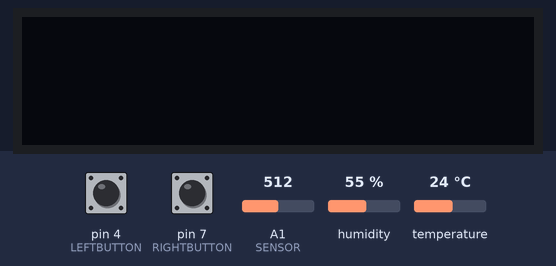
The sketch below on a simulated Arduino Uno, built with avr-gcc and run on an emulated ATmega328P. Shown: 128×32 one-colour display. Inputs (shaded band) come from the test bench; at power-on: pin 7 (RIGHTBUTTON) LOW, pin 4 (LEFTBUTTON) HIGH, A1 (SENSOR) = 512, humidity 55 %, temperature 24 °C.

Above: at 1.2 s.
1.3 s: pin 7 (RIGHTBUTTON) pulled HIGH for 1 s
At 3.4 s:
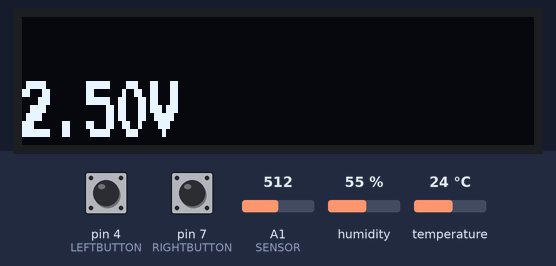
3.8 s: pin 7 (RIGHTBUTTON) pulled HIGH for 0.15 s
At 5.1 s:
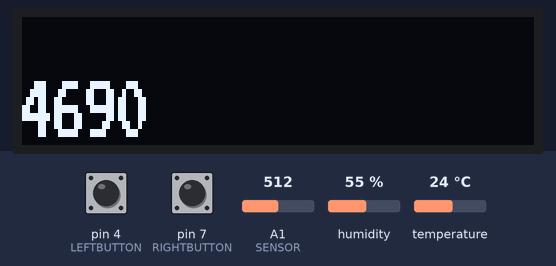
5.4 s: pin 7 (RIGHTBUTTON) pulsed HIGH 2 times (0.12 s each, 0.3 s apart)
At 7.1 s:
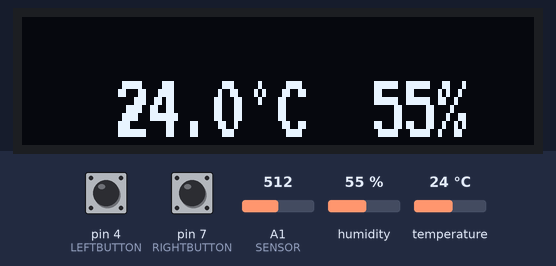
Timing chart, 0 to 8.6 s (numbered marks = the images above; inputs shaded):
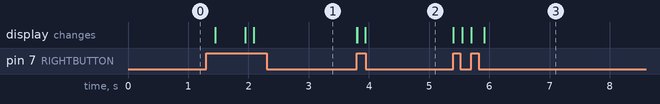

Measured:
- after the input at 1.3 s, the display: changes after 0.15 s (image 1)
- after the input at 3.8 s, the display: first changes at once (image 2 shows a later state)
- after the input at 5.4 s, the display: first changes at once (image 3 shows a later state)

The sketch:

DeviceTest.ino
```cpp
#include <U8x8lib.h>
#include <DHT.h>
#include <EEPROM.h>

#define DHTPIN 2
#define DHTTYPE DHT11

#define SENSOR A1

#define LEFTBUTTON 4
#define RIGHTBUTTON 7


// enter your output voltage here or leave at 5V
#define VOLTS 5.0f

// enter your resistor here if changed
#define R6 4700
// R0 = sensor resistance (in clean air) / 60.0f
#define R0 267

// gas concentration graph
const float point1[] = { log10(50), log10(0.17) };
const float point2[] = { log10(500), log10(0.0225) };
const float scope = (point2[1] - point1[1]) / (point2[0] - point1[0]);
const float coord = point1[1] - point1[0] * scope;


U8X8_SSD1306_128X32_UNIVISION_HW_I2C u8x8(U8X8_PIN_NONE);
DHT dht(DHTPIN, DHTTYPE);


int index = 0;
unsigned long timestp;


bool modeButton() { return digitalRead(LEFTBUTTON) == 0; }
bool setButton() { return digitalRead(RIGHTBUTTON) == 0; }
bool anyButton() { return modeButton() || setButton(); }

float getSensorResistance(int adc) { return ( ((float)R6 * (1023.0f - adc) / adc)); }
float getConcentration(float resistance) { return pow(10, coord + scope * log(resistance / R0)); }
float analogToVolt(int value) { return (float)value / 1023.0f * VOLTS; }

bool isTimestamp(unsigned long& timestamp, int interval)
{
  if (millis() - timestamp >= interval)
  {
    timestamp = millis();
    return true;
  }
  return false;
}


void setup()
{
  // initialize pins
  pinMode(SENSOR, INPUT);
  pinMode(LEFTBUTTON, INPUT);
  pinMode(RIGHTBUTTON, INPUT);

  // initialize display, dht11 sensor
  u8x8.begin();
  u8x8.setFont(u8x8_font_pressstart2p_f);
  dht.begin();
}
void loop()
{
  if (anyButton()) {
    while (anyButton());
    index = (index + 1) % 5;
    updateDisplay();
    timestp = millis();
  }

  if (isTimestamp(timestp, 500))
    updateDisplay();
}

void updateDisplay()
{
  u8x8.clearLine(2);
  u8x8.clearLine(3);

  unsigned int avg = 0;
  for (uint8_t i = 0; i < 50; i++)
  {
    avg += analogRead(SENSOR);
    delay(2);
  }
  avg /= 50;

  if (index == 0)
  {
    u8x8.draw1x2String(0, 2, String(avg).c_str());
  }
  else if (index == 1)
  {
    float sensorVolt = analogToVolt(avg);
    u8x8.draw1x2String(0, 2, (String(sensorVolt, 2) + "V").c_str());
  }
  else if (index == 2)
  {
    unsigned int r = getSensorResistance(avg);
    u8x8.draw1x2String(0, 2, String(r).c_str());
  }
  else if (index == 3)
  {
    float bac = getConcentration(getSensorResistance(avg)) * 1.997718f; // ppm to per mille
    u8x8.draw1x2String(0, 2, String(bac, 3).c_str());
  }
  else
  {
    String t = String(dht.readTemperature(), 1);
    String h = String((int)dht.readHumidity());

    char txt[12] = { t[0], t[1], '.', t[3], '°', 'C', ' ', ' ', h[0], h[1], '%', '\0' };
    if (h.length() >= 3)
    {
      txt[7] = h[0];
      txt[8] = h[1];
      txt[9] = h[2];
    }

    u8x8.draw1x2String(3, 2, txt);
  }
}
```
